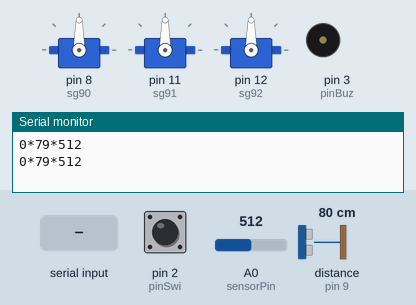
This sketch was run on a simulated Arduino Uno, built with avr-gcc and run on an emulated ATmega328P. On the bench: 3 × servo, buzzer (waves = sounding, pin HIGH), the last lines printed to the serial monitor. Wiring (inferred from the names in the program): ultrasonic range finder: trigger pin 10; echo pin 9. The inputs (shaded band) are chosen by the test bench; at power-on: pin 2 (pinSwi) LOW, A0 (sensorPin) = 512, distance to the obstacle (sensor on pin 9) 80 cm. The echo pulse lasts 58.3 µs per cm; pins used as bus, display or sensor lines are not drawn.

Above: at 1.8 s.
1.9 s: pin 2 (pinSwi) pulled HIGH for 0.15 s
At 2.8 s:
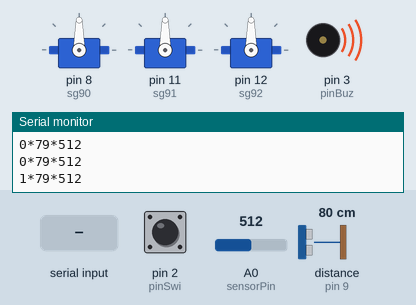
4.5 s: "0" received over Serial
At 5.7 s:
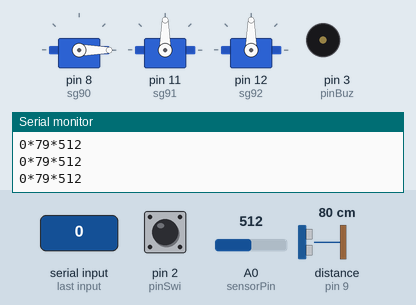
6.5 s: "3" received over Serial
At 8.3 s:
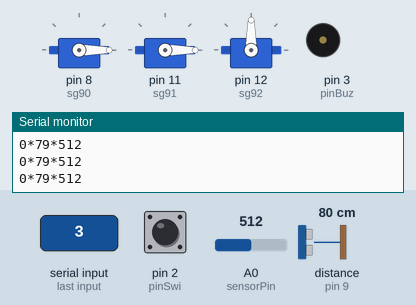
8.6 s: pin 2 (pinSwi) pulled HIGH for 1 s
At 9.9 s:
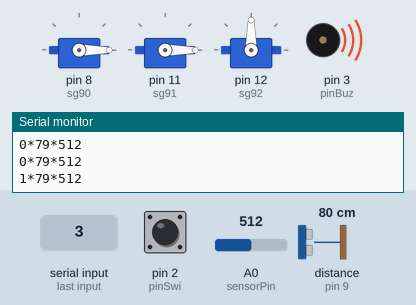
11.6 s: "1" received over Serial
At 12.7 s:
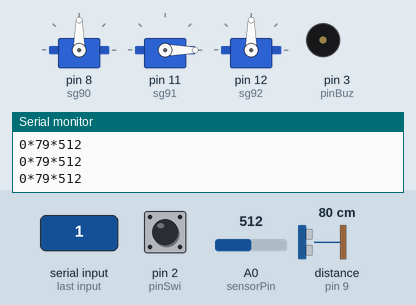
13.6 s: "5" received over Serial
At 15.3 s:
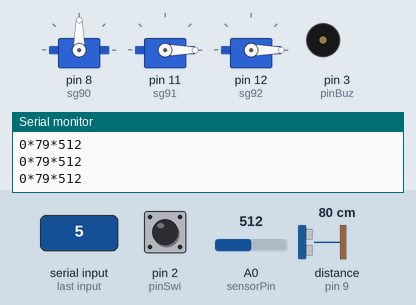
Timing chart, 0 to 16.7 s (numbered marks = the images above; inputs shaded):
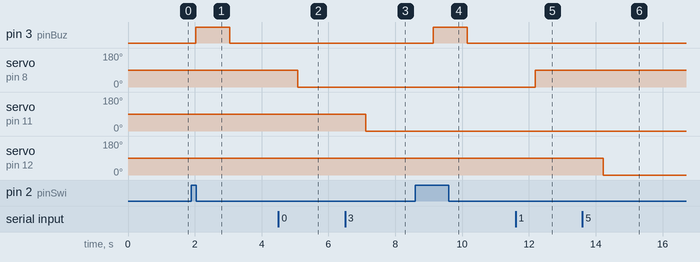

The sketch:

sketch_dec16a.ino
```cpp
#include <Servo.h>
#include <SoftwareSerial.h>
#define trigPin 10
#define echoPin 9

Servo sg90;
Servo sg91;
Servo sg92;
const int pinBuz = 3; //Buzzer Pin
const int pinSwi = 2; // Push-button pin
int esikdeger=200;
int sensorPin=A0;
int servoPin=8;
int servoPin2=11;
int servoPin3=12;
int veri;
int deger;

void setup() {
  // put your setup code here, to run once:
 Serial.begin(9600);


pinMode(trigPin, OUTPUT);
pinMode(echoPin, INPUT);
sg90.attach(8);
sg91.attach(11);
sg92.attach(12);
 pinMode(pinBuz,OUTPUT); //Defines pinBuz as an Output
 pinMode(pinSwi,INPUT); // Defines pinSwi as an input

}


void loop() {
  int botao; // To save the last logic state of the button
      botao = digitalRead(pinSwi); //Put the reading value of the switch on botao
      Serial.print(botao); //Shows the logic state of the input on Serial Monitor
      if (botao == 1) // Pressed button, logic State HIGH (5V)
      {
      digitalWrite(pinBuz,1); //Switch pressed, buzzer on
      }else
      {
      digitalWrite(pinBuz,0); //If the switch isn’t pressed, buzzer off.
      }
      delay(10); //reading delay
  veri=analogRead(sensorPin);
long sure, mesafe;
digitalWrite(trigPin, LOW);
delayMicroseconds(2);
digitalWrite(trigPin, HIGH);
delayMicroseconds(10);
digitalWrite(trigPin, LOW);
sure = pulseIn(echoPin, HIGH);
mesafe = (sure/2) / 29.1;
  Serial.print("*");
   Serial.print(mesafe);

   Serial.print("*");
   Serial.println(veri);

delay(1000);
if (Serial.available())
 {
    deger = Serial.read();
    if (deger == '1')
    {sg90.write(90);

              }
    if (deger == '0'){
   sg90.write(0);
}
 if (deger == '2')
    {sg91.write(90);

              }
    if (deger == '3'){
   sg91.write(0);
}
 if (deger == '4')
    {sg92.write(90);

              }
    if (deger == '5'){
   sg92.write(0);
}

      }

}
```

Measured:
- after the input at 1.9 s, pin 3 (pinBuz): LOW → HIGH after 0.13 s, → LOW 1.0 s later
- after the input at 4.5 s, servo on pin 8 (sg90): 90° → 0° after 0.58 s
- after the input at 6.5 s, servo on pin 11 (sg91): 90° → 0° after 0.61 s
- after the input at 8.6 s, pin 3 (pinBuz): LOW → HIGH after 0.54 s, → LOW 1.0 s later
- after the input at 11.6 s, servo on pin 8 (sg90): 0° → 90° after 0.59 s
- after the input at 13.6 s, servo on pin 12 (sg92): 90° → 0° after 0.62 s
